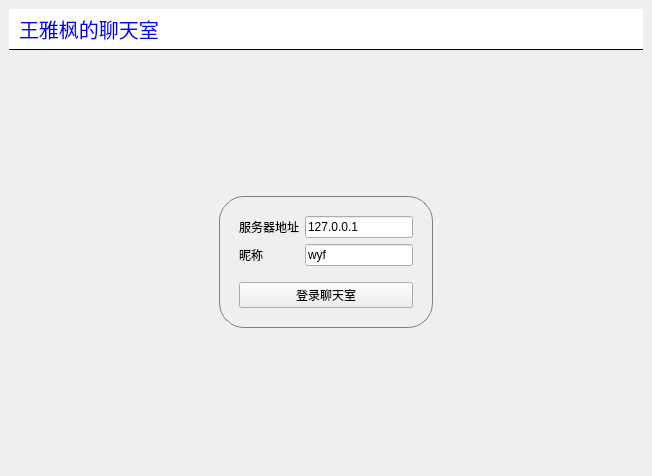
<?xml version="1.0" encoding="UTF-8"?>
<ui version="4.0">
 <class>MainWindow</class>
 <widget class="QMainWindow" name="MainWindow">
  <property name="geometry">
   <rect>
    <x>0</x>
    <y>0</y>
    <width>652</width>
    <height>476</height>
   </rect>
  </property>
  <property name="windowTitle">
   <string>聊天室客户端</string>
  </property>
  <property name="styleSheet">
   <string notr="true">#titleLabel{
    background: white;
    border: none;
    border-bottom: 1px solid black;
    padding: 5px;
	font:24pt &quot;黑体&quot;;
	color:rbg(255,255,255);
	background-color:rgba(0,170,127,255);

}

#mainFrame {
    border: none;
    background: white;
}

#loginFrame {
    background: linear-gradient(1.0 1.0 0.2 0.2, stop 0 #ddff, stop 1 #aaaf);
    border: 1px solid gray;
    padding: 10px;
    border-radius: 25px;
}</string>
  </property>
  <widget class="QWidget" name="centralwidget">
   <layout class="QVBoxLayout" name="verticalLayout_3">
    <item>
     <widget class="QLabel" name="titleLabel">
      <property name="font">
       <font>
        <family>黑体</family>
        <pointsize>-1</pointsize>
        <italic>false</italic>
        <bold>false</bold>
       </font>
      </property>
      <property name="styleSheet">
       <string notr="true">#titleLabel{
background:white;
color:blue;
font-size:20px;
border:none;
border-bottom:1px solid black;
padding:5px
}

#mainFrame{
border:none;
background:white;
}

#loginFrame{
background:qlineargradient(x1:0,y1:0,x2:0,y2:1.stop:0#ddf,stop:1 #aaf);
border:1px solid gray;
padding:10px;
border-radius:25px;
}</string>
      </property>
      <property name="text">
       <string>王雅枫的聊天室</string>
      </property>
     </widget>
    </item>
    <item>
     <widget class="QStackedWidget" name="stackedWidget">
      <property name="currentIndex">
       <number>0</number>
      </property>
      <widget class="QWidget" name="loginPage">
       <layout class="QGridLayout" name="gridLayout">
        <item row="0" column="1">
         <spacer name="verticalSpacer_2">
          <property name="orientation">
           <enum>Qt::Orientation::Vertical</enum>
          </property>
          <property name="sizeHint" stdset="0">
           <size>
            <width>20</width>
            <height>123</height>
           </size>
          </property>
         </spacer>
        </item>
        <item row="1" column="0">
         <spacer name="horizontalSpacer">
          <property name="orientation">
           <enum>Qt::Orientation::Horizontal</enum>
          </property>
          <property name="sizeHint" stdset="0">
           <size>
            <width>194</width>
            <height>20</height>
           </size>
          </property>
         </spacer>
        </item>
        <item row="1" column="1">
         <widget class="QFrame" name="loginFrame">
          <property name="frameShape">
           <enum>QFrame::Shape::StyledPanel</enum>
          </property>
          <property name="frameShadow">
           <enum>QFrame::Shadow::Raised</enum>
          </property>
          <layout class="QVBoxLayout" name="verticalLayout">
           <item>
            <layout class="QFormLayout" name="formLayout">
             <item row="0" column="0">
              <widget class="QLabel" name="label_2">
               <property name="text">
                <string>服务器地址</string>
               </property>
              </widget>
             </item>
             <item row="0" column="1">
              <widget class="QLineEdit" name="serverEdit">
               <property name="text">
                <string>127.0.0.1</string>
               </property>
              </widget>
             </item>
             <item row="1" column="0">
              <widget class="QLabel" name="label_3">
               <property name="text">
                <string>昵称</string>
               </property>
              </widget>
             </item>
             <item row="1" column="1">
              <widget class="QLineEdit" name="usernameEdit">
               <property name="text">
                <string>wyf</string>
               </property>
              </widget>
             </item>
            </layout>
           </item>
           <item>
            <spacer name="verticalSpacer">
             <property name="orientation">
              <enum>Qt::Orientation::Vertical</enum>
             </property>
             <property name="sizeType">
              <enum>QSizePolicy::Policy::Fixed</enum>
             </property>
             <property name="sizeHint" stdset="0">
              <size>
               <width>20</width>
               <height>10</height>
              </size>
             </property>
            </spacer>
           </item>
           <item>
            <widget class="QPushButton" name="loginButton">
             <property name="text">
              <string>登录聊天室</string>
             </property>
            </widget>
           </item>
          </layout>
         </widget>
        </item>
        <item row="1" column="2">
         <spacer name="horizontalSpacer_2">
          <property name="orientation">
           <enum>Qt::Orientation::Horizontal</enum>
          </property>
          <property name="sizeHint" stdset="0">
           <size>
            <width>194</width>
            <height>20</height>
           </size>
          </property>
         </spacer>
        </item>
        <item row="2" column="1">
         <spacer name="verticalSpacer_3">
          <property name="orientation">
           <enum>Qt::Orientation::Vertical</enum>
          </property>
          <property name="sizeHint" stdset="0">
           <size>
            <width>20</width>
            <height>123</height>
           </size>
          </property>
         </spacer>
        </item>
       </layout>
      </widget>
      <widget class="QWidget" name="chatPage">
       <layout class="QVBoxLayout" name="verticalLayout_2">
        <item>
         <layout class="QHBoxLayout" name="horizontalLayout">
          <item>
           <widget class="QTextEdit" name="roomTextEdit">
            <property name="maximumSize">
             <size>
              <width>1000</width>
              <height>16777215</height>
             </size>
            </property>
           </widget>
          </item>
          <item>
           <widget class="QListWidget" name="userListWidget">
            <property name="maximumSize">
             <size>
              <width>120</width>
              <height>16777215</height>
             </size>
            </property>
           </widget>
          </item>
         </layout>
        </item>
        <item>
         <layout class="QHBoxLayout" name="horizontalLayout_2">
          <item>
           <widget class="QLineEdit" name="sayLineEdit"/>
          </item>
          <item>
           <widget class="QPushButton" name="sayButton">
            <property name="text">
             <string>发送</string>
            </property>
           </widget>
          </item>
          <item>
           <widget class="QPushButton" name="logoutButton">
            <property name="text">
             <string>退出</string>
            </property>
           </widget>
          </item>
         </layout>
        </item>
       </layout>
      </widget>
     </widget>
    </item>
   </layout>
  </widget>
 </widget>
 <resources/>
 <connections/>
</ui>
